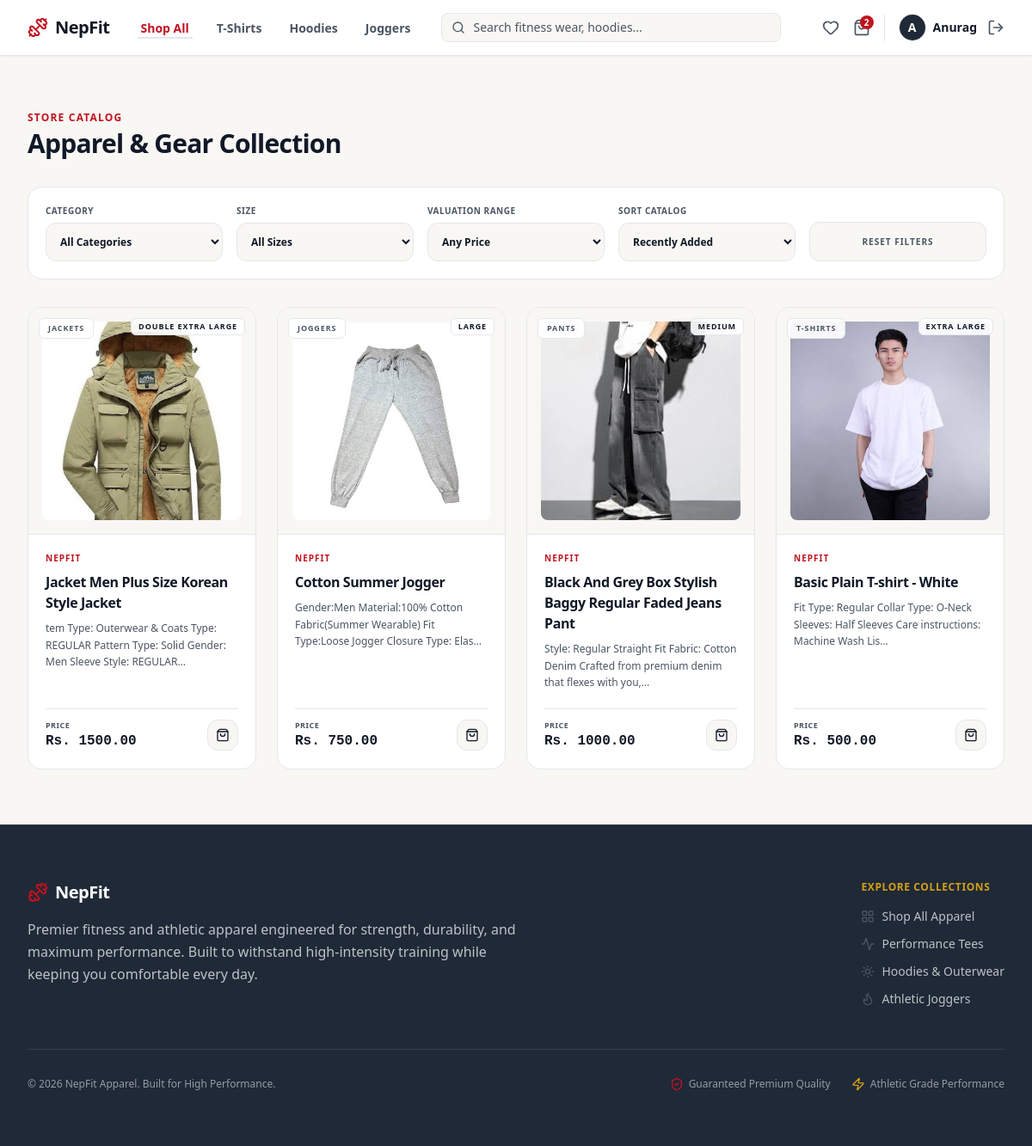
Page /products/ (signed in) on the committed database.
### nf_app/models.py (models this page shows, shortened)
class User(AbstractUser):
    phone = models.CharField(max_length=20, blank=True)
    address = models.TextField(blank=True)
    profile_picture = models.ImageField(upload_to='images/user/', blank=True, null=True)

class Cart(models.Model):
    customer = models.OneToOneField(User, on_delete=models.CASCADE, related_name='cart')

class Product(models.Model):
    class Category(models.TextChoices):
        SHIRTS = 'shirts', 'Shirts'
        T_SHIRTS = 't_shirts', 'T-Shirts'
        PANTS = 'pants', 'Pants'
        HOODIES = 'hoodies', 'Hoodies'
        JACKETS = 'jackets', 'Jackets'
        SWEATSHIRTS = 'sweatshirts', 'Sweatshirts'
        JOGGERS = 'joggers', 'Joggers'
        SHORTS = 'shorts', 'Shorts'
    class Size(models.TextChoices):
        SMALL = 'S', 'Small'
        MEDIUM = 'M', 'Medium'
        LARGE = 'L', 'Large'
        XLARGE = 'XL', 'Extra Large'
        XXLARGE = 'XXL', 'Double Extra Large'
    name = models.CharField(max_length=255)
    brand = models.CharField(max_length=100, default='NepFit', help_text="Brand name (e.g., NepFit)")
    category = models.CharField(max_length=30, choices=Category.choices)
    size = models.CharField(max_length=10, choices=Size.choices, default=Size.MEDIUM, help_text="Default size for this product")
    description = models.TextField(help_text="Product details, fabric materials, and sizing guide.")
    price = models.DecimalField(max_digits=10, decimal_places=2)
    stock = models.PositiveIntegerField(default=10)
    product_image = models.ImageField(upload_to='images/products/')
    is_active = models.BooleanField(default=True)
    created_at = models.DateTimeField(auto_now_add=True)

### nf_app/views/products_view.py (the view, shortened to what this page needs)
# urls.py: path('products/', products_view, name='products'),
@login_required
def products_view(request):
    products = Product.objects.all().order_by('-created_at')
    category = request.GET.get('category')
    size = request.GET.get('size')
    price_range = request.GET.get('price_range')
    sort = request.GET.get('sort')
    q = request.GET.get('q')
    if q:
        products = products.filter(
            Q(name__icontains=q) | Q(brand__icontains=q) | Q(category__icontains=q)
        )
    if category:
        products = products.filter(category=category)
    if size:
        products = products.filter(size=size)
    return render(request, 'main/products_page.html', {'products': products})

### nf_app/templates/main/products_page.html (shortened to what this page needs)
<!DOCTYPE html>
<html lang="en">
<head>
    {% load static %}
    <link href="{% static 'css/styles.css' %}" rel="stylesheet" />
</head>
<body class="bg-[#F8F7F4] text-[#111827] font-sans min-h-screen flex flex-col antialiased">
    {% include 'components/_navbar.html' %}
    <main class="flex-grow max-w-7xl w-full mx-auto px-4 sm:px-6 lg:px-8 py-12 lg:py-16 space-y-8">
        <div>
            <h1 class="text-xs font-bold uppercase tracking-widest text-[#C1121F] mb-1">Store Catalog</h1>
            <p class="text-3xl font-extrabold text-[#111827] tracking-tight">Apparel & Gear Collection</p>
        </div>
        <form method="GET" action="/products/" class="bg-white border border-[#E5E7EB] rounded-2xl p-5 shadow-xs">
            <div class="grid grid-cols-1 sm:grid-cols-2 lg:grid-cols-5 gap-4 items-end">
                <div class="space-y-1.5">
                    <label class="text-[10px] font-bold uppercase tracking-wider text-[#4B5563] block">Category</label>
                    <select name="category" onchange="this.form.submit()" class="w-full bg-[#F8F7F4] border border-[#E5E7EB] rounded-xl p-3 text-xs font-bold text-[#111827] focus:outline-none focus:border-[#C1121F] cursor-pointer">
                        <option value="">All Categories</option>
                    </select>
                </div>
                <div class="space-y-1.5">
                    <label class="text-[10px] font-bold uppercase tracking-wider text-[#4B5563] block">Size</label>
                    <select name="size" onchange="this.form.submit()" class="w-full bg-[#F8F7F4] border border-[#E5E7EB] rounded-xl p-3 text-xs font-bold text-[#111827] focus:outline-none focus:border-[#C1121F] cursor-pointer">
                        <option value="">All Sizes</option>
                    </select>
                </div>
                <div class="space-y-1.5">
                    <label class="text-[10px] font-bold uppercase tracking-wider text-[#4B5563] block">Valuation Range</label>
                    <select name="price_range" onchange="this.form.submit()" class="w-full bg-[#F8F7F4] border border-[#E5E7EB] rounded-xl p-3 text-xs font-bold text-[#111827] focus:outline-none focus:border-[#C1121F] cursor-pointer">
                        <option value="all">Any Price</option>
                    </select>
                </div>
                <div class="space-y-1.5">
                    <label class="text-[10px] font-bold uppercase tracking-wider text-[#4B5563] block">Sort Catalog</label>
                    <select name="sort" onchange="this.form.submit()" class="w-full bg-[#F8F7F4] border border-[#E5E7EB] rounded-xl p-3 text-xs font-bold text-[#111827] focus:outline-none focus:border-[#C1121F] cursor-pointer">
                        <option value="latest" {% if request.GET.sort == 'latest' %}selected{% endif %}>Recently Added</option>
                    </select>
                </div>
                <div>
                    <a href="/products/" class="bg-[#F8F7F4] hover:bg-[#111827] text-[#4B5563] hover:text-white text-[10px] font-bold uppercase tracking-widest border border-[#E5E7EB] h-[46px] rounded-xl transition-colors flex items-center justify-center w-full shadow-xs">
                        Reset Filters
                    </a>
                </div>
            </div>
        </form>
        <div class="w-full">
            {% if products %}
                <div class="grid grid-cols-1 sm:grid-cols-2 md:grid-cols-3 lg:grid-cols-4 gap-6">
                    {% for product in products %}
                        <div class="bg-white border border-[#E5E7EB] rounded-2xl overflow-hidden shadow-xs hover:shadow-md hover:border-[#C1121F]/40 transition-all flex flex-col group relative">
                            <a href="/products/{{ product.id }}/" class="flex flex-col flex-grow">
                                <div class="aspect-square w-full bg-[#F8F7F4] flex items-center justify-center p-4 relative overflow-hidden border-b border-[#E5E7EB]">
                                    {% if product.product_image %}
                                        <img src="{{ product.product_image.url }}" alt="{{ product.name }}" class="w-full h-full object-cover group-hover:scale-105 transition-transform duration-500 rounded-lg">
                                    {% endif %}
                                    <span class="absolute top-3 left-3 bg-white/90 border border-[#E5E7EB] backdrop-blur-md text-[9px] font-bold uppercase tracking-widest text-[#4B5563] px-2.5 py-1 rounded-md shadow-xs">
                                        {{ product.get_category_display }}
                                    </span>
                                    {% if product.size %}
                                        <span class="absolute top-3 right-3 bg-white/90 border border-[#E5E7EB] backdrop-blur-md text-[9px] font-bold uppercase tracking-widest text-[#111827] px-2 py-0.5 rounded-md shadow-xs">
                                            {{ product.get_size_display|default:product.size }}
                                        </span>
                                    {% endif %}
                                </div>
                                <div class="p-5 flex-grow space-y-2">
                                    <span class="text-[10px] font-bold uppercase tracking-widest text-[#C1121F] block">{{ product.brand|default:"NepFit" }}</span>
                                    <h3 class="font-extrabold text-[#111827] text-base tracking-tight group-hover:text-[#C1121F] transition-colors line-clamp-1">
                                        {{ product.name }}
                                    </h3>
                                    <p class="text-xs text-[#4B5563] leading-relaxed line-clamp-2">
                                        {{ product.description|truncatechars:100|default:"High-performance activewear engineered for maximum comfort and durability." }}
                                    </p>
                                </div>
                            </a>
                            <div class="p-5 pt-0">
                                <div class="flex items-center justify-between pt-3 border-t border-[#E5E7EB]">
                                    <div class="flex flex-col">
                                        <span class="text-[9px] uppercase font-bold tracking-wider text-[#4B5563]">Price</span>
                                        <span class="text-base font-extrabold text-[#111827] font-mono">Rs. {{ product.price|floatformat:2 }}</span>
                                    </div>
                                    {% if user.is_authenticated and not user.is_staff %}
                                        {% if product.stock > 0 %}
                                            <a href="/cart/add/{{ product.id }}/" class="bg-[#F8F7F4] hover:bg-[#C1121F] text-[#111827] hover:text-white w-9 h-9 rounded-xl transition-all border border-[#E5E7EB] hover:border-[#C1121F] flex items-center justify-center shadow-xs z-10" title="Add to Cart">
                                                <i data-lucide="shopping-bag" class="w-4 h-4"></i>
                                            </a>
                                        {% else %}
                                            <p class="text-[10px] font-bold text-[#B91C1C] uppercase tracking-wider bg-[#FEF2F2] px-2 py-1 rounded-md border border-[#FCA5A5]">Out of Stock</p>
                                        {% endif %}
                                    {% else %}
                                        <a href="/login/" class="bg-[#F8F7F4] hover:bg-[#C1121F] text-[#111827] hover:text-white w-9 h-9 rounded-xl transition-all border border-[#E5E7EB] hover:border-[#C1121F] flex items-center justify-center shadow-xs z-10" title="Login to Buy">
                                            <i data-lucide="log-in" class="w-4 h-4"></i>
                                        </a>
                                    {% endif %}
                                </div>
                            </div>
                        </div>
                    {% endfor %}
                </div>
            {% endif %}
        </div>
    </main>
    {% include 'components/_footer.html' %}
</body>
</html>

### nf_app/templates/components/_navbar.html (shortened to what this page needs)
<nav class="bg-[#FFFFFF] border-b border-[#E5E7EB] sticky top-0 z-50 shadow-sm">
    <div class="max-w-7xl mx-auto px-4 sm:px-6 lg:px-8">
        <div class="flex justify-between h-16 items-center">
            <div class="flex items-center flex-1 md:flex-initial">
                <a href="/" class="flex-shrink-0 flex items-center mr-8">
                    <i data-lucide="dumbbell" class="text-[#C1121F] mr-2 w-6 h-6"></i>
                    <span class="text-xl font-extrabold tracking-tight text-[#111827]">NepFit</span>
                </a>
                <div class="hidden md:flex space-x-6 font-medium">
                    <a href="/products/" class="{% if request.path == '/products/' and not request.GET.category %}text-[#C1121F] border-b-2 border-[#C1121F]{% else %}text-[#4B5563] hover:text-[#C1121F]{% endif %} px-1 pt-1 text-sm font-semibold transition">Shop All</a>
                    <a href="/products/?category=t_shirts" class="{% if request.GET.category == 't_shirts' %}text-[#C1121F] border-b-2 border-[#C1121F]{% else %}text-[#4B5563] hover:text-[#C1121F]{% endif %} px-1 pt-1 text-sm font-semibold transition">T-Shirts</a>
                    <a href="/products/?category=hoodies" class="{% if request.GET.category == 'hoodies' %}text-[#C1121F] border-b-2 border-[#C1121F]{% else %}text-[#4B5563] hover:text-[#C1121F]{% endif %} px-1 pt-1 text-sm font-semibold transition">Hoodies</a>
                    <a href="/products/?category=joggers" class="{% if request.GET.category == 'joggers' %}text-[#C1121F] border-b-2 border-[#C1121F]{% else %}text-[#4B5563] hover:text-[#C1121F]{% endif %} px-1 pt-1 text-sm font-semibold transition">Joggers</a>
                </div>
            </div>
            <div class="hidden sm:block flex-1 max-w-md mx-8">
                <form action="/products/" method="GET" class="relative m-0">
                    <div class="absolute inset-y-0 left-0 pl-3 flex items-center pointer-events-none">
                    </div>
                    <input type="text" name="q" value="{{ request.GET.q|default:'' }}" placeholder="Search fitness wear, hoodies..." class="block w-full pl-9 pr-3 py-1.5 border border-[#E5E7EB] rounded-lg bg-[#F8F7F4] text-sm placeholder-[#4B5563] focus:outline-none focus:border-[#C1121F] focus:bg-[#FFFFFF] text-[#111827] transition">
                </form>
            </div>
            <div class="flex items-center space-x-4">
                {% if not request.user.is_staff %}
                    <a href="/wishlist/" class="text-[#4B5563] hover:text-[#C1121F] transition relative">
                        <i data-lucide="heart" class="w-5 h-5"></i>
                    </a>
                    <a href="/cart/" class="text-[#4B5563] hover:text-[#C1121F] transition relative mr-2">
                        {% if user.is_authenticated and user.cart.items.exists %}
                            <span class="absolute top-0 right-0 w-4 h-4 bg-[#C1121F] text-white text-[10px] font-bold rounded-full flex items-center justify-center transform translate-x-1 -translate-y-1">
                                {{ user.cart.items.count }}
                            </span>
                        {% endif %}
                    </a>
                {% endif %}
                {% if user.is_authenticated %}
                    <div class="flex items-center space-x-3 border-l border-[#E5E7EB] pl-4">
                        <a href="/profile/" class="flex items-center space-x-2 group focus:outline-none">
                            <div class="h-8 w-8 rounded-full overflow-hidden border border-[#E5E7EB] bg-[#F8F7F4] group-hover:border-[#C1121F] transition-colors">
                                {% if user.profile_picture %}
                                    <img src="{{ user.profile_picture.url }}" alt="{{ user.username }}" class="h-full w-full object-cover">
                                {% else %}
                                    <div class="h-full w-full flex items-center justify-center text-[#C1121F] font-bold text-sm bg-[#1F2937]">
                                        <span class="text-white">{{ user.username|slice:":1"|upper }}</span>
                                    </div>
                                {% endif %}
                            </div>
                            <span class="text-sm font-semibold text-[#111827] group-hover:text-[#C1121F] transition-colors max-w-[100px] truncate">
                                {{ user.username }}
                            </span>
                        </a>
                        <a href="/logout/" class="text-[#4B5563] hover:text-[#C1121F] transition" title="Logout">
                            <i data-lucide="log-out" class="w-5 h-5"></i>
                        </a>
                    </div>
                {% endif %}
            </div>
        </div>
    </div>
</nav>

### rows in the picture
User: cart.items.count "2", username "A", username "Anurag"
Product: product_image (picture), category "JACKETS", size "DOUBLE EXTRA LARGE", brand "NEPFIT", name "Jacket Men Plus Size Korean Style Jacket", description "tem Type: Outerwear & Coats Type: REGULAR Pattern Type: Solid Gender: Men Sleeve Style: REGULAR…", price "1500.00"
Product: product_image (picture), category "JOGGERS", size "LARGE", brand "NEPFIT", name "Cotton Summer Jogger", description "Gender:Men Material:100% Cotton Fabric(Summer Wearable) Fit Type:Loose Jogger Closure Type: Elas…", price "750.00"
Product: product_image (picture), category "PANTS", size "MEDIUM", brand "NEPFIT", name "Black And Grey Box Stylish Baggy Regular Faded Jeans Pant", description "Style: Regular Straight Fit Fabric: Cotton Denim Crafted from premium denim that flexes with you,…", price "1000.00"
Product: product_image (picture), category "T-SHIRTS", size "EXTRA LARGE", brand "NEPFIT", name "Basic Plain T-shirt - White", description "Fit Type: Regular Collar Type: O-Neck Sleeves: Half Sleeves Care instructions: Machine Wash Lis…", price "500.00"
